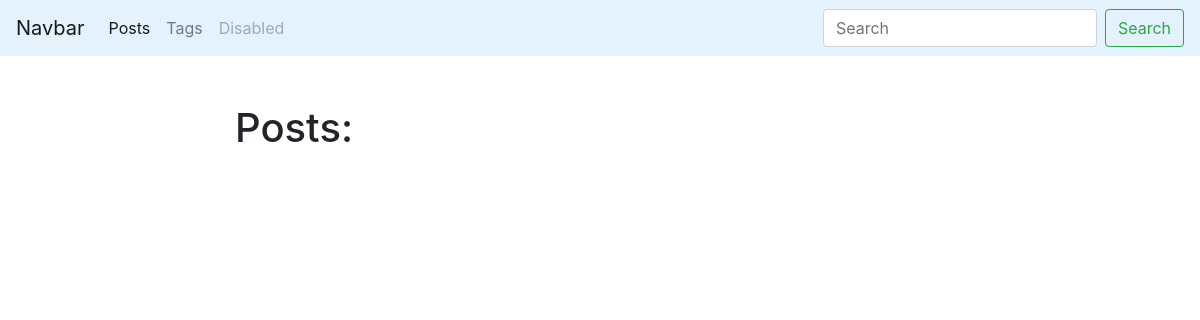
Page /blog/ on the earlier database version.
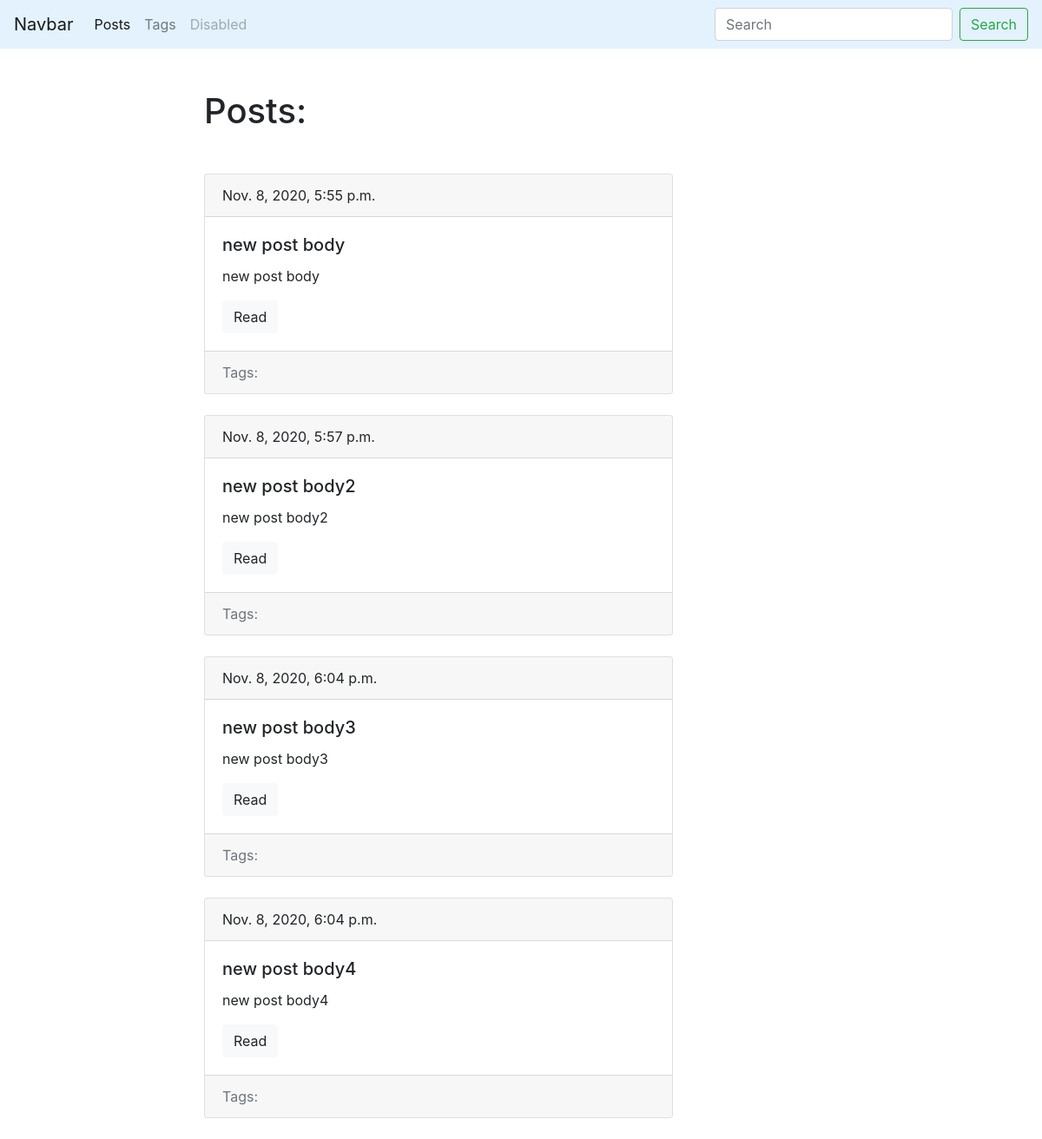
Same page on the later database version.
### blog/models.py (models this page shows, shortened)
class Post(models.Model):
    title = models.CharField(max_length=150, db_index=True)
    slug = models.SlugField(max_length=150, unique=True)
    body = models.TextField(blank=True, db_index=True)
    tags = models.ManyToManyField('Tag', blank=True, related_name='posts')
    date_pub = models.DateTimeField(auto_now_add=True)
    def get_absolute_url(self):
        return reverse('post_detail_url', kwargs={'slug':self.slug})

### blog/views.py (the view)
# urls.py: path('', posts_list, name='posts_list_url'),
def posts_list(request):
    posts = Post.objects.all()
    return render(request, 'blog/index.html', context={'posts': posts})

### blog/templates/blog/index.html (shortened to what this page needs)
{% extends 'base.html' %}
{% block content %}
    <h1 class="mb-5"> Posts: </h1>
    {% for post in posts  %}
        {% include 'blog/includes/post_card_template.html' %}
    {% endfor %}
{% endblock content %}

### templates/base.html (shortened to what this page needs)
<!DOCTYPE html>
<html lang="en">
<head>
    <link rel="stylesheet" href="https://maxcdn.bootstrapcdn.com/bootstrap/4.0.0/css/bootstrap.min.css">
</head>
<body>
    <nav class="navbar navbar-expand-lg navbar-light" style="background-color: #e3f2fd;">
        <a class="navbar-brand" href="#">Navbar</a>
        <div class="collapse navbar-collapse" id="navbarSupportedContent">
          <ul class="navbar-nav mr-auto">
            <li class="nav-item active">
              <a class="nav-link" href="{% url 'posts_list_url' %}">Posts</a>
            </li>
            <li class="nav-item">
              <a class="nav-link" href="{% url 'tags_list_url' %}">Tags</a>
            </li>
            <li class="nav-item">
              <a class="nav-link disabled" href="#">Disabled</a>
            </li>
          </ul>
          <form class="form-inline my-2 my-lg-0">
            <input class="form-control mr-sm-2" type="search" placeholder="Search" aria-label="Search">
            <button class="btn btn-outline-success my-2 my-sm-0" type="submit">Search</button>
          </form>
        </div>
      </nav>
    <div class="container mt-5">
        <div class="row">
            <div class="col-6 offset-md-2">
                {% block content %}{% endblock %}
            </div>
        </div>
    </div>
</body>
</html>

### blog/templates/blog/includes/post_card_template.html (shortened to what this page needs)
<div class="card mb-4">
    <div class="card-header">
        {{ post.date_pub }}
    </div>
    <div class="card-body">
    <h5 class="card-title">{{ post.body }}</h5>
    <p class="card-text">{{ post.body|truncatewords:15 }}</p>
    <a href="{{ post.get_absolute_url }}" class="btn btn-light">Read</a>
    </div>
    <div class="card-footer text-muted">
        Tags:
    </div>
</div>

Differences in the rows shown:
added Post: date_pub "Nov. 8, 2020, 5:55 p.m.", body "new post body"
added Post: date_pub "Nov. 8, 2020, 5:57 p.m.", body "new post body2"
added Post: date_pub "Nov. 8, 2020, 6:04 p.m.", body "new post body3"
added Post: date_pub "Nov. 8, 2020, 6:04 p.m.", body "new post body4"
